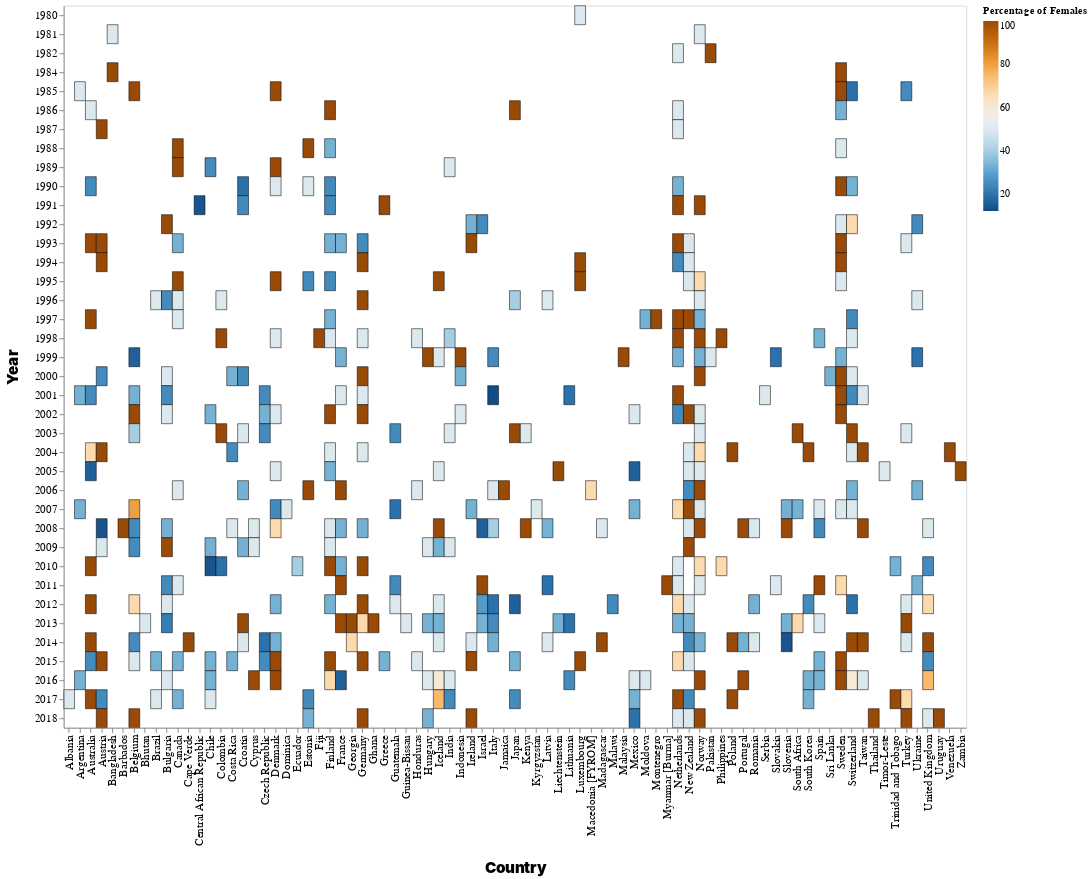

Here is the notebook cell this chart was saved with:
### Code cell
import altair as alt
import pandas as pd

# Assuming 'data_cleaned' is your DataFrame
# Calculate percentage of females for each country by year
gender_percentage = data_cleaned[data_cleaned['sex'] == 'F'].groupby(['country', 'in_year']).size()
total = data_cleaned.groupby(['country', 'in_year']).size()
female_percentage = (gender_percentage / total * 100).reset_index(name='percentage')

# Replace 'F' with 'Female' for visualization clarity
female_percentage['sex'] = 'Female'

# Enable dark theme
alt.themes.enable("dark")

# Create the heatmap
heatmap = alt.Chart(female_percentage).mark_rect().encode(
    y=alt.Y('in_year:O', axis=alt.Axis(title="Year", titleFontSize=16, titlePadding=15, titleFontWeight=900, labelAngle=0)),
    x=alt.X('country:O', axis=alt.Axis(title="Country", titleFontSize=16, titlePadding=15, titleFontWeight=900)),
    color=alt.Color('percentage:Q',
                    legend=alt.Legend(title="Percentage of Females"),
                    scale=alt.Scale(scheme="blueorange")),
    stroke=alt.value('black'),
    strokeWidth=alt.value(0.55),
    tooltip=[
        alt.Tooltip('in_year:O', title='Year'),
        alt.Tooltip('country:N', title='Country'),
        alt.Tooltip('sex:N', title='Sex'),
        alt.Tooltip('percentage:Q', title='Percentage', format='.2f')
    ]
).properties(width=950).configure_axis(
    labelFontSize=12,
    titleFontSize=12
)

# Display the chart
heatmap.display()

### Figure 1 — Vega-Lite specification as saved in the notebook (floating-point values rounded to 4 significant figures; data arrays with more than 128 entries replaced by an {"elided": "..."} marker saying what was removed)
{"usermeta": {"embedOptions": {"theme": "dark"}}, "config": {"view": {"continuousWidth": 400, "continuousHeight": 300}, "axis": {"labelFontSize": 12, "titleFontSize": 12}}, "data": {"name": "data-23a98e582dd2d8b25c6ce6ff5b3e1ef6"}, "mark": "rect", "encoding": {"color": {"field": "percentage", "legend": {"title": "Percentage of Females"}, "scale": {"scheme": "blueorange"}, "type": "quantitative"}, "stroke": {"value": "black"}, "strokeWidth": {"value": 0.55}, "tooltip": [{"field": "in_year", "title": "Year", "type": "ordinal"}, {"field": "country", "title": "Country", "type": "nominal"}, {"field": "sex", "title": "Sex", "type": "nominal"}, {"field": "percentage", "format": ".2f", "title": "Percentage", "type": "quantitative"}], "x": {"axis": {"title": "Country", "titleFontSize": 16, "titleFontWeight": 900, "titlePadding": 15}, "field": "country", "type": "ordinal"}, "y": {"axis": {"labelAngle": 0, "title": "Year", "titleFontSize": 16, "titleFontWeight": 900, "titlePadding": 15}, "field": "in_year", "type": "ordinal"}}, "width": 950, "$schema": "https://vega.github.io/schema/vega-lite/v4.17.0.json", "datasets": {"data-23a98e582dd2d8b25c6ce6ff5b3e1ef6": {"elided": "1905 records"}}}
